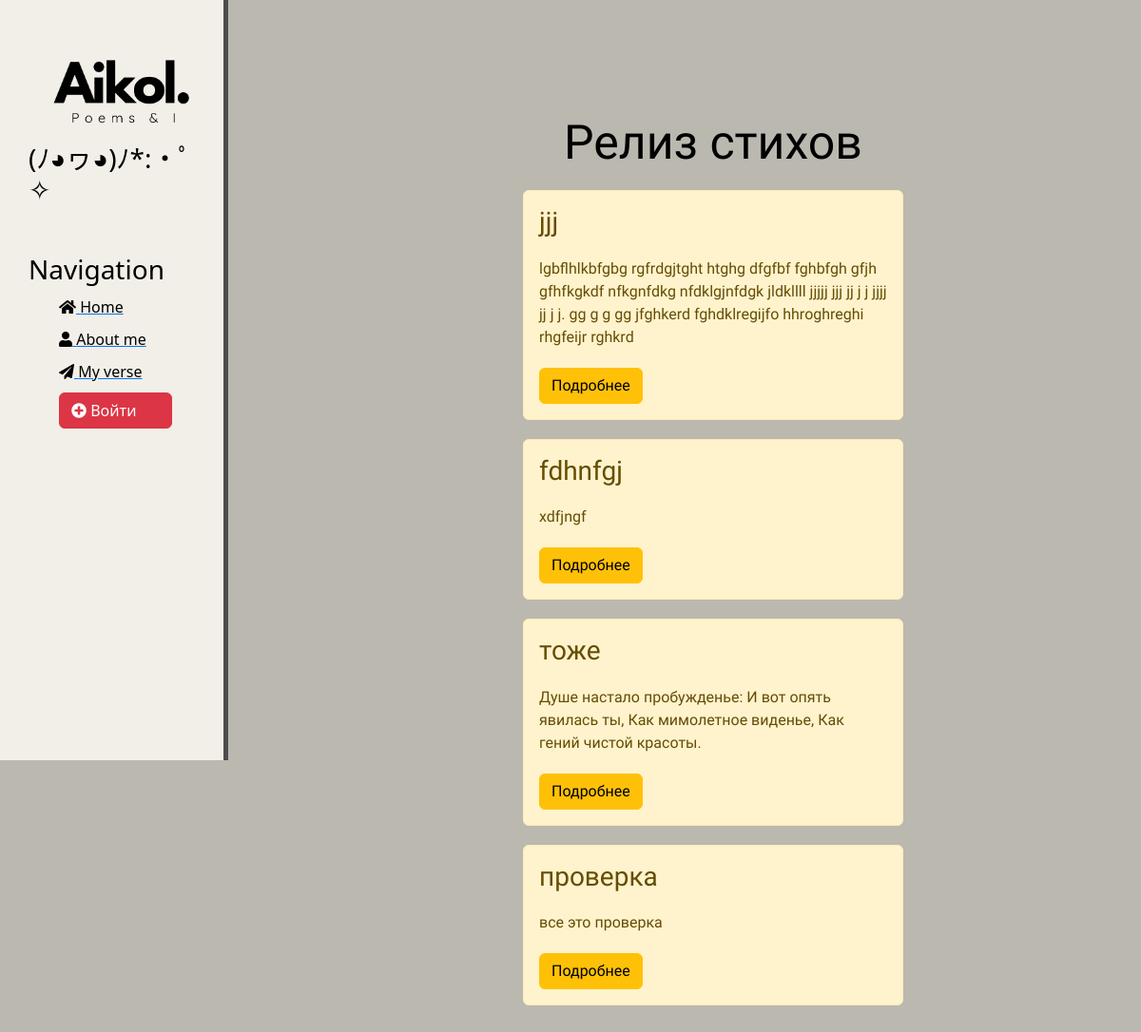
Before: /news/ with the older database file.
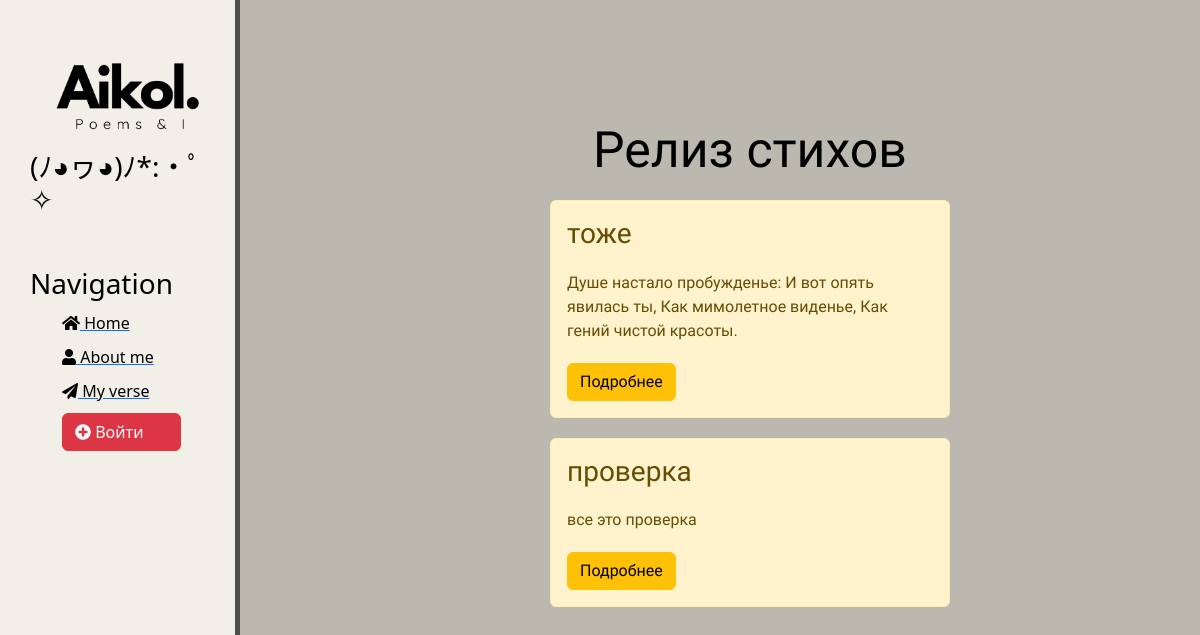
After: the same page with the newer database file.
### news/models.py (models this page shows, shortened)
class Articles(models.Model):
    title = models.CharField('Название: ', max_length=250)
    anons = models.CharField('Цитата: ', max_length=250)
    full_text = models.TextField('Стих: ')
    date = models.DateTimeField('Дата публикации: ')
    class Meta:
        verbose_name = 'Стих'
        verbose_name_plural = 'Стихи'

### news/views.py (the view)
# urls.py: path('', views.news_home, name='news_home'),
def news_home(request):
    news = Articles.objects.order_by('-date')
    return render(request, 'news/news_home.html', {'news': news})

### news/templates/news/news_home.html (shortened to what this page needs)
{% extends 'main/layout.html'%}
{% block content %}
    <div class="features">
        <h1>Релиз стихов</h1>
        {% if news %}
            {% for el in news %}
                <div class="alert alert-warning">
                    <h3>{{ el.title }}</h3>
                    <p>{{ el.anons }}</p>
                    <a href="{% url 'news_detail' el.id %}" class="btn btn-warning">Подробнее</a>
                </div>
            {% endfor %}
        {% else %}
            <p>Ждем когда на автора ниспадет вдохновенье</p>
        {%endif%}
    </div>
{% endblock %}

Changed rows visible on the page:
removed Articles: title "jjj", anons "lgbflhlkbfgbg rgfrdgjtght htghg dfgfbf fghbfgh gfjh gfhfkgkdf nfkgnfdkg nfdklgjnfdgk jldkllll jjjjj jjj jj j j jjjj jj j j. gg g g gg jfghkerd fghdklregijfo hhroghreghi rhgfeijr rghkrd"
removed Articles: title "fdhnfgj", anons "xdfjngf"
